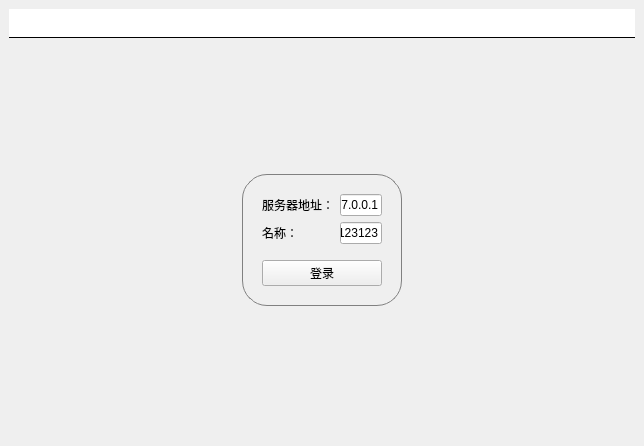
<?xml version="1.0" encoding="UTF-8"?>
<ui version="4.0">
 <class>MainWindow</class>
 <widget class="QMainWindow" name="MainWindow">
  <property name="geometry">
   <rect>
    <x>0</x>
    <y>0</y>
    <width>644</width>
    <height>446</height>
   </rect>
  </property>
  <property name="windowTitle">
   <string>聊天室客户端</string>
  </property>
  <property name="styleSheet">
   <string notr="true">#titleLabel{
background:white;
font:24pt&quot;黑体&quot;;
border:none;
border-bottom: 1px solid black;
padding:5px;
color:rgba(255,255,255);
}

#mainFrame{
border:none;
background:white;
}

#loginFrame{
background:qlineargradlient(x1:0,y1:0,x2:0,y2:1,stop:0 #ddf,stop:1 #aaf);
border: 1px solid gray;
padding: 10px;
border-radius:25px;
}</string>
  </property>
  <widget class="QWidget" name="centralwidget">
   <layout class="QVBoxLayout" name="verticalLayout">
    <item>
     <widget class="QLabel" name="titleLabel">
      <property name="text">
       <string>郭浩文的聊天室</string>
      </property>
     </widget>
    </item>
    <item>
     <widget class="QStackedWidget" name="stackedWidget">
      <property name="currentIndex">
       <number>0</number>
      </property>
      <widget class="QWidget" name="Loginpage">
       <layout class="QGridLayout" name="gridLayout">
        <item row="0" column="1">
         <spacer name="verticalSpacer">
          <property name="orientation">
           <enum>Qt::Orientation::Vertical</enum>
          </property>
          <property name="sizeHint" stdset="0">
           <size>
            <width>20</width>
            <height>134</height>
           </size>
          </property>
         </spacer>
        </item>
        <item row="1" column="0">
         <spacer name="horizontalSpacer">
          <property name="orientation">
           <enum>Qt::Orientation::Horizontal</enum>
          </property>
          <property name="sizeHint" stdset="0">
           <size>
            <width>291</width>
            <height>20</height>
           </size>
          </property>
         </spacer>
        </item>
        <item row="1" column="1">
         <widget class="QFrame" name="loginFrame">
          <property name="frameShape">
           <enum>QFrame::Shape::StyledPanel</enum>
          </property>
          <property name="frameShadow">
           <enum>QFrame::Shadow::Raised</enum>
          </property>
          <layout class="QVBoxLayout" name="verticalLayout_2">
           <item>
            <layout class="QGridLayout" name="gridLayout_2">
             <item row="0" column="0">
              <widget class="QLabel" name="label_4">
               <property name="text">
                <string>服务器地址：</string>
               </property>
              </widget>
             </item>
             <item row="0" column="1">
              <widget class="QLineEdit" name="serverEdit">
               <property name="text">
                <string>127.0.0.1</string>
               </property>
              </widget>
             </item>
             <item row="1" column="0">
              <widget class="QLabel" name="label_5">
               <property name="text">
                <string>名称：</string>
               </property>
              </widget>
             </item>
             <item row="1" column="1">
              <widget class="QLineEdit" name="usernameEdit">
               <property name="text">
                <string>123123</string>
               </property>
              </widget>
             </item>
            </layout>
           </item>
           <item>
            <spacer name="verticalSpacer_2">
             <property name="orientation">
              <enum>Qt::Orientation::Vertical</enum>
             </property>
             <property name="sizeType">
              <enum>QSizePolicy::Policy::Fixed</enum>
             </property>
             <property name="sizeHint" stdset="0">
              <size>
               <width>20</width>
               <height>10</height>
              </size>
             </property>
            </spacer>
           </item>
           <item>
            <widget class="QPushButton" name="loginButton">
             <property name="text">
              <string>登录</string>
             </property>
            </widget>
           </item>
          </layout>
         </widget>
        </item>
        <item row="1" column="2">
         <spacer name="horizontalSpacer_2">
          <property name="orientation">
           <enum>Qt::Orientation::Horizontal</enum>
          </property>
          <property name="sizeHint" stdset="0">
           <size>
            <width>291</width>
            <height>20</height>
           </size>
          </property>
         </spacer>
        </item>
        <item row="2" column="1">
         <spacer name="verticalSpacer_3">
          <property name="orientation">
           <enum>Qt::Orientation::Vertical</enum>
          </property>
          <property name="sizeHint" stdset="0">
           <size>
            <width>20</width>
            <height>134</height>
           </size>
          </property>
         </spacer>
        </item>
       </layout>
      </widget>
      <widget class="QWidget" name="chatpage">
       <layout class="QVBoxLayout" name="verticalLayout_3">
        <item>
         <layout class="QHBoxLayout" name="horizontalLayout">
          <item>
           <widget class="QTextEdit" name="roomTextEdit">
            <property name="styleSheet">
             <string notr="true">background-color: rgba(255, 255, 255, 1);  /* 1 表示完全不透明 */
</string>
            </property>
           </widget>
          </item>
          <item>
           <widget class="QListWidget" name="userListWidget">
            <property name="maximumSize">
             <size>
              <width>120</width>
              <height>16777215</height>
             </size>
            </property>
           </widget>
          </item>
         </layout>
        </item>
        <item>
         <layout class="QHBoxLayout" name="horizontalLayout_2">
          <item>
           <widget class="QLineEdit" name="sayLineEdit"/>
          </item>
          <item>
           <widget class="QPushButton" name="sayButton">
            <property name="text">
             <string>发送</string>
            </property>
           </widget>
          </item>
          <item>
           <widget class="QPushButton" name="logoutButton">
            <property name="text">
             <string>退出</string>
            </property>
           </widget>
          </item>
         </layout>
        </item>
       </layout>
      </widget>
     </widget>
    </item>
   </layout>
  </widget>
 </widget>
 <resources/>
 <connections/>
</ui>
